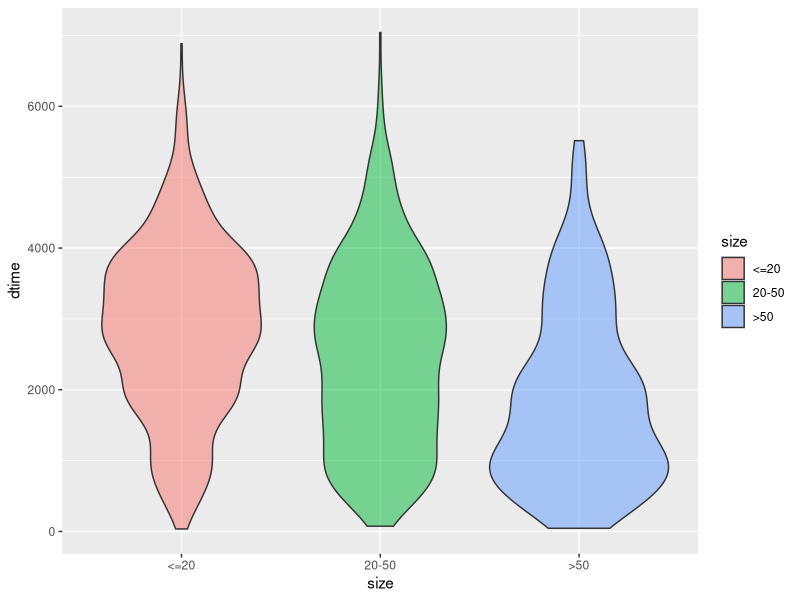
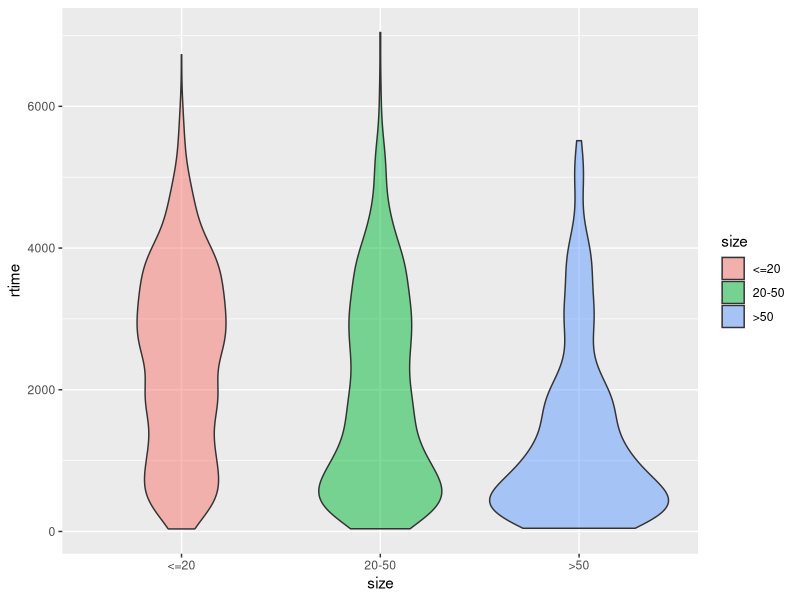
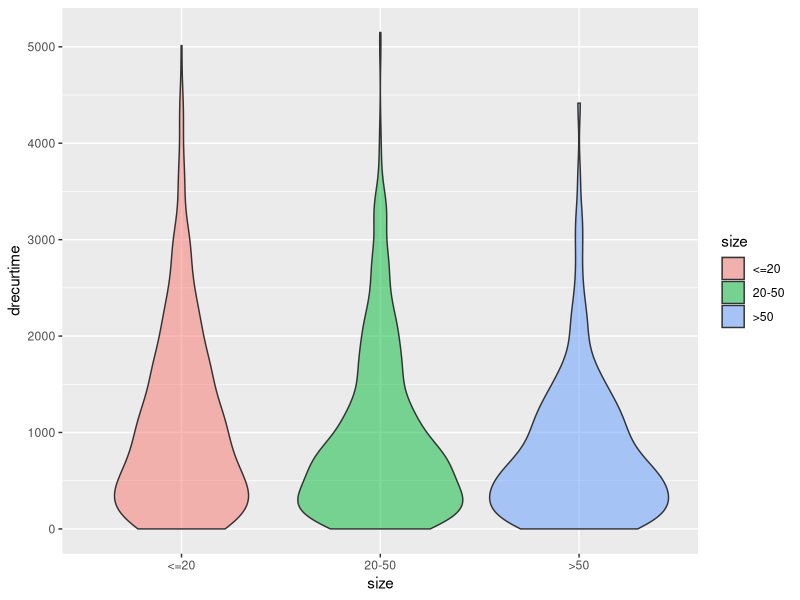
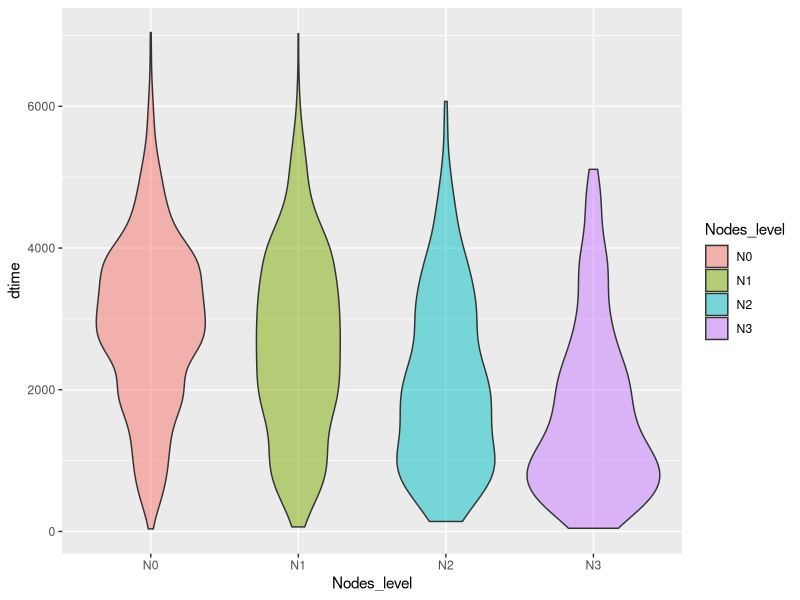
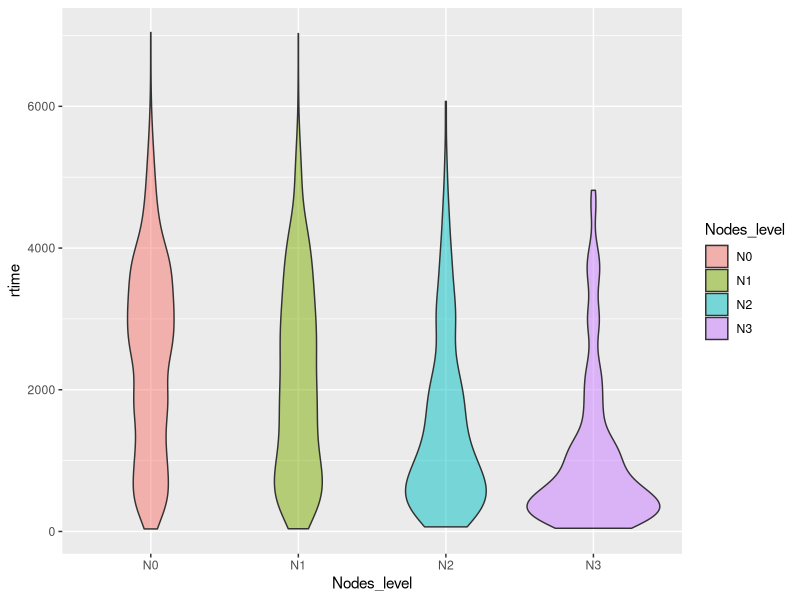
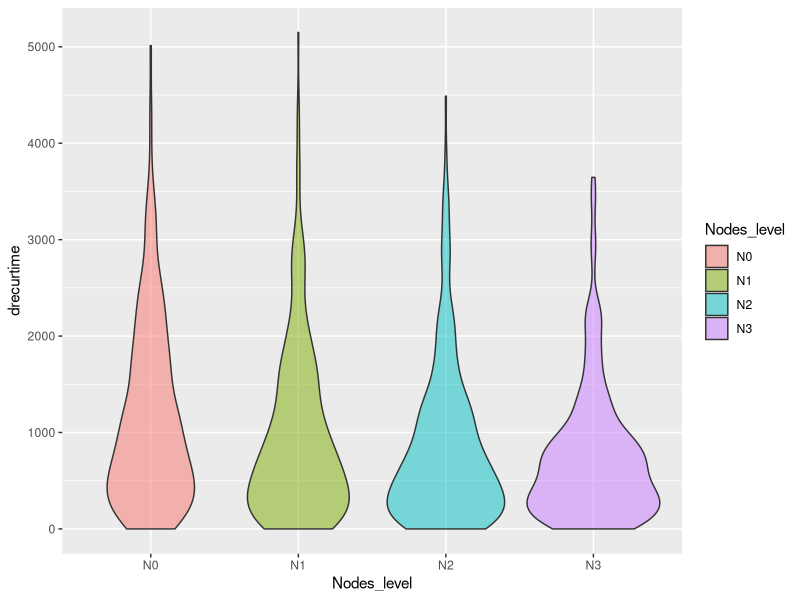
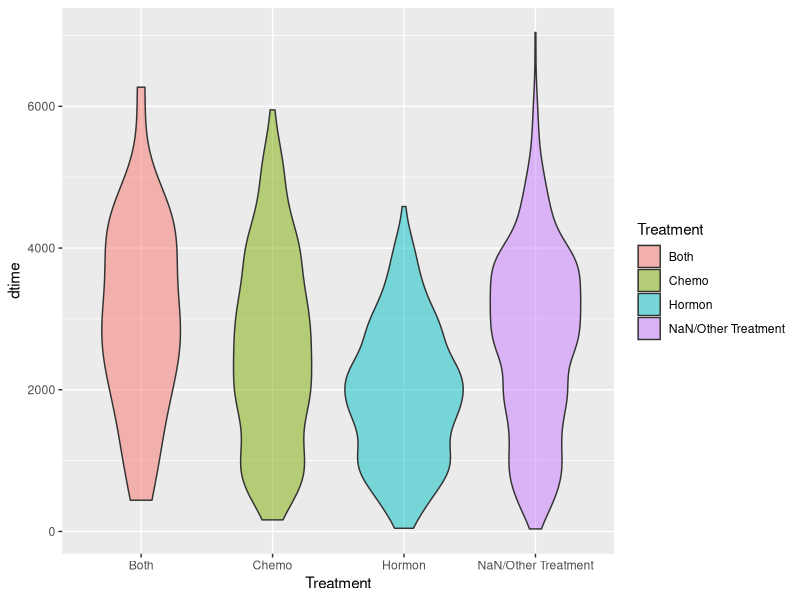
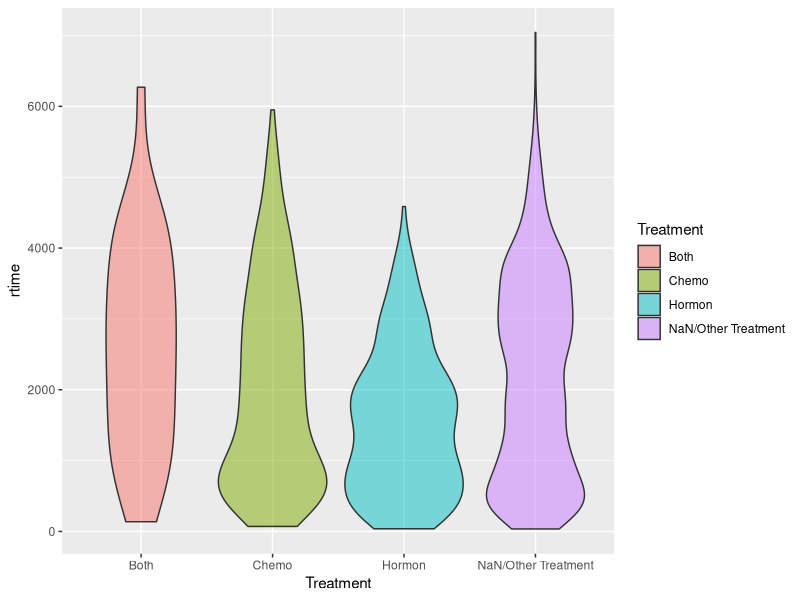

These figures' R source, in order:
## ---- chunk 1
# automatically create a bib database for R packages
knitr::write_bib(c(
  .packages(), 'bookdown', 'knitr', 'rmarkdown', 'survival', 'survminer', 'ggplot2', 'caret'
), 'packages.bib')
## ---- chunk 2
library(survival)
library(survminer)
library(tidyverse)
library(caret)
## ---- chunk 3
data(rotterdam)
## ---- chunk 4
rotterdam %>% 
  group_by(size) %>%
  summarise(number = n(), .groups = 'drop')
## ---- chunk 5
rotterdam <- rotterdam %>% 
  mutate(Nodes_level = ifelse(nodes == 0, "N0", 
                       ifelse(nodes >= 1 & nodes <= 3, "N1", 
                       ifelse(nodes >= 4 & nodes <= 9, "N2", 
                       ifelse(nodes >= 10, "N3", NaN)))))
rotterdam %>% 
  group_by(Nodes_level) %>%
  summarise(number = n(), .groups = 'drop')
## ---- chunk 6
rotterdam <- rotterdam %>%
  mutate(grade = as.factor(grade))
## ---- chunk 7
rotterdam <- rotterdam %>%
  mutate(Treatment = ifelse(chemo == 1 & hormon == 0, "Chemo",
                     ifelse(chemo == 0 & hormon == 1, "Hormon", 
                     ifelse(chemo == 1 & hormon == 1, "Both", "NaN/Other Treatment")))) %>% 
  mutate(Treatment = as.factor(Treatment))
## ---- chunk 8
rotterdam_recur <- rotterdam %>%
  filter(recur == 1) %>%
  mutate(drecurtime = dtime-rtime)
nrow(rotterdam_recur)
## ---- chunk 9
ggplot(data = rotterdam, aes(x = size, y = dtime, fill = size)) +
  geom_violin(alpha = 0.5)
## ---- chunk 10
ggplot(data = rotterdam, aes(x = size, y = rtime, fill = size)) +
  geom_violin(alpha = 0.5)
## ---- chunk 11
ggplot(data = rotterdam_recur, aes(x = size, y = drecurtime, fill = size)) +
  geom_violin(alpha = 0.5)
## ---- chunk 12
ggplot(data = rotterdam, aes(x = Nodes_level, y = dtime, fill = Nodes_level)) +
  geom_violin(alpha = 0.5)
## ---- chunk 13
ggplot(data = rotterdam, aes(x = Nodes_level, y = rtime, fill = Nodes_level)) +
  geom_violin(alpha = 0.5)
## ---- chunk 14
ggplot(data = rotterdam_recur, aes(x = Nodes_level, y = drecurtime, fill = Nodes_level)) +
  geom_violin(alpha = 0.5)
## ---- chunk 15
ggplot(data = rotterdam, aes(x = Treatment, y = dtime, fill = Treatment)) +
  geom_violin(alpha = 0.5)
## ---- chunk 16
ggplot(data = rotterdam, aes(x = Treatment, y = rtime, fill = Treatment)) +
  geom_violin(alpha = 0.5)
## ---- chunk 17
ggplot(data = rotterdam_recur, aes(x = Treatment, y = drecurtime, fill = Treatment)) +
  geom_violin(alpha = 0.5)
## ---- chunk 18
ggplot(data = rotterdam, aes(x = age, y = dtime, color = Treatment)) +
  geom_point(alpha = 0.5)
## ---- chunk 19
ggplot(data = rotterdam, aes(x = age, y = rtime, color = Treatment)) +
  geom_point(alpha = 0.5)
## ---- chunk 20
rotterdam_new <-rotterdam %>%
  filter(Treatment != "NaN/Other Treatment") %>%
  filter(Treatment != "Both")
## ---- chunk 21
ggplot(data = rotterdam_new, aes(x = age, y = dtime, color = Treatment)) +
  geom_point(alpha = 0.5)
## ---- chunk 22
ggplot(data = rotterdam_new, aes(x = age, y = rtime, color = Treatment)) +
  geom_point(alpha = 0.5)
## ---- chunk 23
rotterdam <- rotterdam %>%
  mutate(dtime_Years = floor(dtime/365)) %>%
  mutate(`5_year_survival` = ifelse(dtime_Years >= 5, 1, 0))
## ---- chunk 24
rotterdam %>% 
  group_by(`5_year_survival`) %>%
  summarise(number = n(), .groups = 'drop')

2084/(898+2084)
## ---- chunk 25
rotterdam <- rotterdam %>%
  mutate(dtime_Years = floor(dtime/365)) %>%
  mutate(`10_year_survival` = ifelse(dtime_Years >= 10, 1, 0))
## ---- chunk 26
rotterdam %>% 
  group_by(`10_year_survival`) %>%
  summarise(number = n(), .groups = 'drop')

685/(685 + 2297)
## ---- chunk 27
rotterdam %>% 
  group_by(grade) %>%
  summarise(number = n(), .groups = 'drop')
